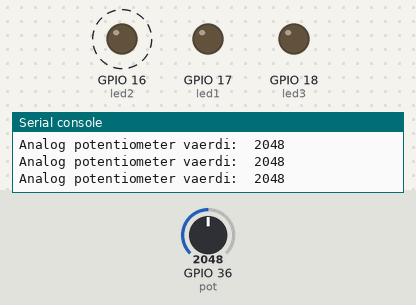
The program below on a simulated ESP32 board running MicroPython. Shown: output pins drawn as LEDs (lit = HIGH), the last lines printed to the serial console. Dashed ring = blinking. Inputs (shaded band) come from the test bench; at power-on: GPIO 36 (pot) = 2048 (analog values on the 0–4095 scale).

Above: at 1.2 s.
1.3 s: GPIO 36 (pot) set to 3040
At 1.85 s:
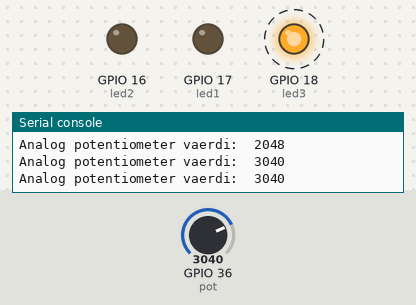
4.3 s: GPIO 36 (pot) set to 491
At 4.85 s:
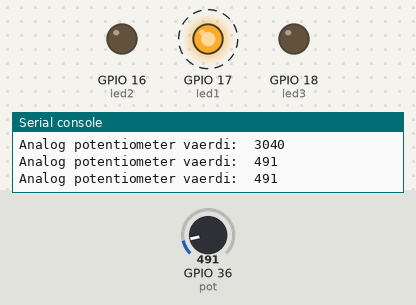
7.3 s: GPIO 36 (pot) set to 553
At 8.6 s:
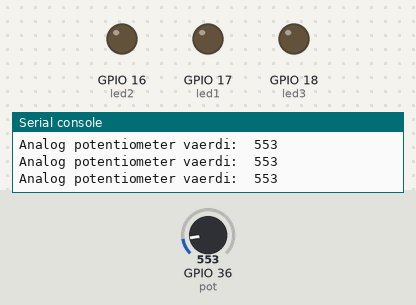
8.9 s: GPIO 36 (pot) set to 460
At 9.26 s:
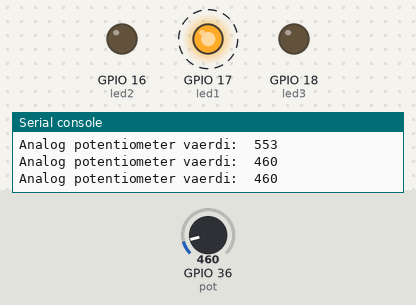
Timing chart, 0 to 12.9 s (numbered marks = the images above; inputs shaded):
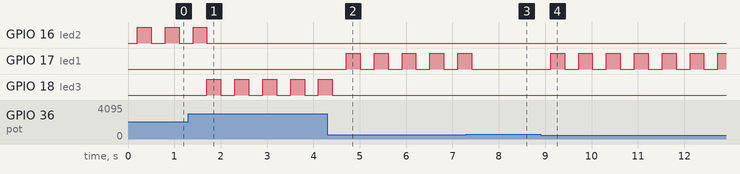

Measured:
- the behaviour switches between 499 and 500 on GPIO 36 (pot) (found by bisection; images 2 and 3)
- after the input at 1.3 s, GPIO 16 (led2): goes on until 1.7 s, then stays LOW; GPIO 18 (led3): alternates HIGH for 0.30 s and LOW for 0.30 s, starting after 0.40 s
- after the input at 4.3 s, GPIO 17 (led1): alternates HIGH for 0.30 s and LOW for 0.30 s, starting after 0.41 s; GPIO 18 (led3): goes on until 4.4 s, then stays LOW
- after the input at 7.3 s, GPIO 17 (led1): goes on until 7.4 s, then stays LOW
- after the input at 8.9 s, GPIO 17 (led1): alternates HIGH for 0.30 s and LOW for 0.30 s, starting after 0.22 s
- by itself, GPIO 16 (led2): alternates HIGH for 0.30 s and LOW for 0.30 s

The program:

kode_if_blinker_16-09-21.py
```python
from machine import Pin, ADC
from time import sleep_ms
import time

pot = ADC(Pin(36))
pot.atten(ADC.ATTN_11DB)
pot.width(ADC.WIDTH_12BIT)
led1 = Pin(17, Pin.OUT, value=0)
led2 = Pin(16, Pin.OUT, value=0)
led3 = Pin(18, Pin.OUT, value=0)

while True:
    pot_val = pot.read()
    spaending = pot_val * (3.3 / 4096)
    print("Analog potentiometer vaerdi: ", pot_val)
    sleep_ms(200)

    if pot_val < 500:
        led2.value(0)
        led3.value(0)
        led1.value(not led1.value())
        sleep_ms(100)

    if pot_val > 1500 and pot_val < 3000:
        led1.value(0)
        led3.value(0)
        led2.value(not led2.value())
        sleep_ms(100)

    if pot_val > 3000:
        led1.value(0)
        led2.value(0)
        led3.value(not led3.value())
        sleep_ms(100)
```
